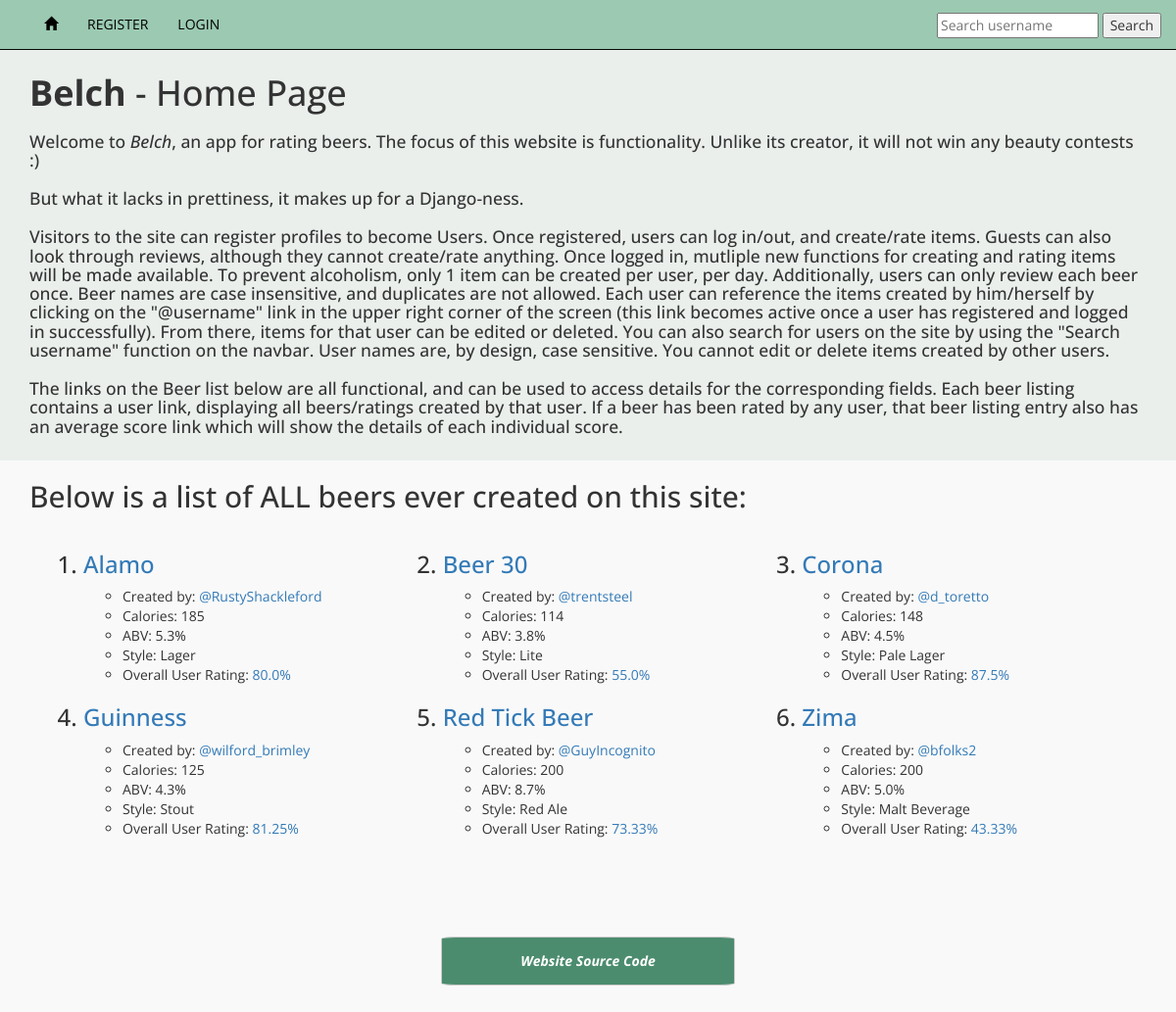
The page / on the database its author committed.
### mybeerapp/models.py (models this page shows, shortened)
class Beer(models.Model):
    user=models.ForeignKey(User, related_name='beers', default=1)
    name=models.CharField(max_length=256)
    slug=models.SlugField(allow_unicode=True, default='')
    calories=models.PositiveIntegerField()
    abv=models.DecimalField(max_digits=3, decimal_places=1, error_messages=
    {'max_whole_digits': 'Number must be from 0.0 - 99.9, one decimal place max',
    'max_decimal_places': 'Number must be from 0.0 - 99.9, one decimal place max',
    'max_digits': 'Number must be from 0.0 - 99.9, one decimal place max',
    'max_value': 'Number must be from 0.0 - 99.9, one decimal place max',
    'min_value': 'Number must be from 0.0 - 99.9, one decimal place max',
    })
    style=models.CharField(default="It's a beer", max_length=256)
    location=models.CharField(max_length=256)
    created_at = models.DateTimeField(default=timezone.now)
    glass=models.ForeignKey(Glass, related_name='beers', default=1)
    def _get_total_average(self):
        count=self.ratings.count()
        total=0
        for rating in self.ratings.all():
            total=total+rating.average
        if count==0:
            count=1
        return round((total/count),2)
    total_average = property(_get_total_average)
    def _get_slug_name(self):
        return slugify(self.name)
    slug_name = property(_get_slug_name)
    class Meta:
        ordering = ["name"]

class Rating(models.Model):
    five_choices=(
        (1,'1/5'),
        (2,'2/5'),
        (3,'3/5'),
        (4,'4/5'),
        (5,'5/5'),
    )
    ten_choices=(
        (1,'1/10'),
        (2,'2/10'),
        (3,'3/10'),
        (4,'4/10'),
        (5,'5/10'),
        (6,'6/10'),
        (7,'7/10'),
        (8,'8/10'),
        (9,'9/10'),
        (10,'10/10'),
    )
    user=models.ForeignKey(User, related_name='user_ratings', default=1)
    beer=models.ForeignKey(Beer, related_name='ratings')
    aroma=models.PositiveIntegerField(choices=five_choices)
    appearance=models.PositiveIntegerField(choices=five_choices)
    taste=models.PositiveIntegerField(choices=ten_choices) #taste is weighted
    def _get_average(self):
        return round(((self.aroma + self.appearance + self.taste)/20)*100)
    average = property(_get_average)

### mybeerapp/views.py (the view)
# urls.py: url(r'^$', views.index, name='index'),
def index(request):
    beers=Beer.objects.all().order_by('name')
    return render(request, 'index.html', {'beers':beers})

### templates/index.html
{% extends 'base.html' %}
{% block unbound %}
  <div class="introsection">
    <div class="container">
      <h1><strong>Belch</strong> - Home Page</h1>
      <h3>Welcome to <em>Belch</em>, an app for rating beers.  The focus of this website is functionality.  Unlike its creator,
      it will not win any beauty contests :) </h3>
      <h3>But what it lacks in prettiness, it makes up for a Django-ness.</h3>
      <h3>Visitors to the site can register profiles to become Users.  Once registered, users can log in/out, and create/rate items.
      Guests can also look through reviews, although they cannot create/rate anything.  Once logged in, mutliple new functions for
      creating and rating items will be made available.  To prevent alcoholism, only 1 item can be created per user, per day.
      Additionally, users can only review each beer once.  Beer names are case insensitive, and duplicates are not allowed.
      Each user can reference the items created by him/herself by clicking on the "@username" link in the upper right corner of the
      screen (this link becomes active once a user has registered and logged in successfully).  From there, items for that user can be
      edited or deleted.  You can also search for users on the site by using the "Search username" function on the navbar.
      User names are, by design, case sensitive.  You cannot edit or delete items created by other users.</h3>
      <h3>The links on the Beer list below are all functional, and can be used to access details for the corresponding fields.
      Each beer listing contains a user link, displaying all beers/ratings created by that user.
      If a beer has been rated by any user, that beer listing entry also has an average score link which will show
      the details of each individual score.</h3>
    </div>
  </div>
  <div class="middlesection">
    <div class="container">
      <h2>Below is a list of ALL beers ever created on this site:</h2>
      <ol>
        <div class="table">
          {% for beer in beers %}
            <div class="col-md-4 col-xs-6">
              <h3><li><a href="{% url 'mybeerapp:beer_details' slug=beer.slug %}">{{beer.name}}</a></li></h3>
              <ul>
                <li>Created by: <a href="{% url 'mybeerapp:user_beerlist' username=beer.user.username %}">@{{beer.user}}</a></li>
                <li>Calories: {{beer.calories}}</li>
                <li>ABV: {{beer.abv}}%</li>
                <li>Style: {{beer.style}}</li>
                {% if beer.ratings.count %}
                  <li>Overall User Rating: <a href="{% url 'mybeerapp:rating_details' slug=beer.slug %}">{{beer.total_average}}%</a></li>
                {% endif %}
              </ul>
            </div>
          {% endfor %}
        </div>
      </ol>
    </div>
  </div>
  <div class="container">
    <div class="source_button">
      <a href="https://github.com/bfolks2/Python-Challenge-Beer-API"><button class="btn btn-default" type="button">Website Source Code</button></a>
    </div>
  </div>
{% endblock %}

### static/BeerAPI/css/master1.css (style rules this page uses)
body { background-color: #f9f9f9; padding-top: 30px; padding-bottom: 30px; font-family: 'Open Sans',sans-serif; }
.introsection .container h3 { font-size: 1.25em; }
.introsection { padding-top: 25px; padding-bottom: 15px; background-color: #eaefec; }
.source_button { padding-top: 100px; text-align: center; }
.btn-default { background-color: #4b8c6e; color: white; font-weight: bold; font-style: italic; width: 300px; height: 50px; border-radius: 5%; }

### rows shown on the page
Beer: name "Alamo", user "RustyShackleford", calories "185", abv "5.3", style "Lager", total_average "80.0"
Beer: name "Beer 30", user "trentsteel", calories "114", abv "3.8", style "Lite", total_average "55.0"
Beer: name "Corona", user "d_toretto", calories "148", abv "4.5", style "Pale Lager", total_average "87.5"
Beer: name "Guinness", user "wilford_brimley", calories "125", abv "4.3", style "Stout", total_average "81.25"
Beer: name "Red Tick Beer", user "GuyIncognito", calories "200", abv "8.7", style "Red Ale", total_average "73.33"
Beer: name "Zima", user "bfolks2", calories "200", abv "5.0", style "Malt Beverage", total_average "43.33"
